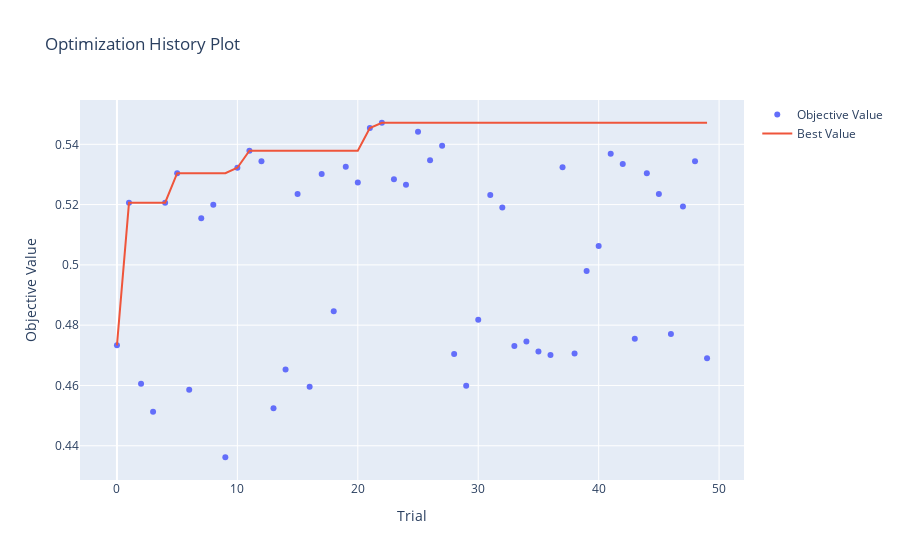
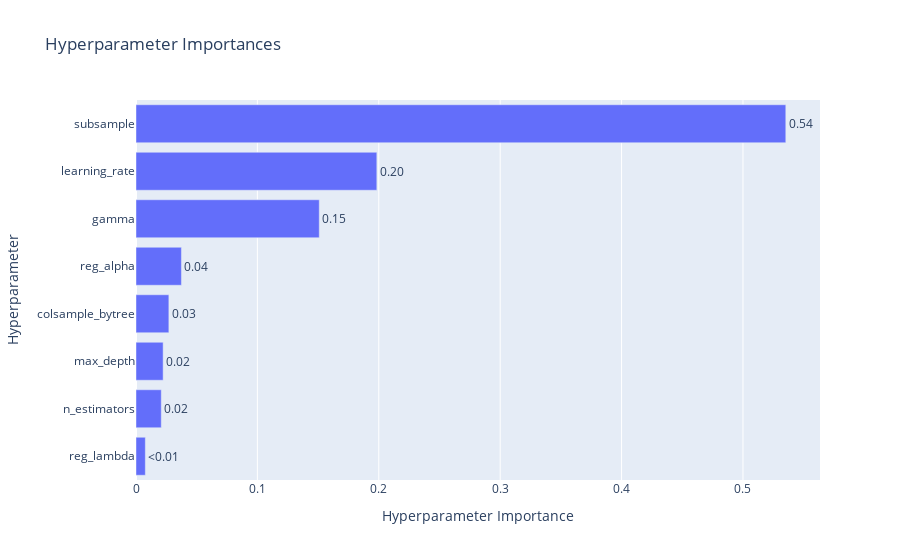

Here is the notebook cell these charts were saved with, in order:
### Code cell
ov.plot_optimization_history(study).show()
ov.plot_param_importances(study).show()

### Figure 1 — Plotly figure (JSON) as saved in the notebook; plotly's stock layout.template omitted (floating-point values rounded to 4 significant figures)
{"data": [{"mode": "markers", "name": "Objective Value", "type": "scatter", "x": [0, 1, 2, 3, 4, 5, 6, 7, 8, 9, 10, 11, 12, 13, 14, 15, 16, 17, 18, 19, 20, 21, 22, 23, 24, 25, 26, 27, 28, 29, 30, 31, 32, 33, 34, 35, 36, 37, 38, 39, 40, 41, 42, 43, 44, 45, 46, 47, 48, 49], "y": [0.4733, 0.5206, 0.4605, 0.4513, 0.5206, 0.5304, 0.4586, 0.5155, 0.5199, 0.4362, 0.5322, 0.5378, 0.5344, 0.4525, 0.4653, 0.5235, 0.4596, 0.5302, 0.4846, 0.5326, 0.5273, 0.5454, 0.5471, 0.5284, 0.5265, 0.5441, 0.5347, 0.5395, 0.4704, 0.4599, 0.4818, 0.5232, 0.519, 0.4731, 0.4746, 0.4712, 0.4701, 0.5324, 0.4706, 0.498, 0.5062, 0.5369, 0.5335, 0.4755, 0.5304, 0.5235, 0.4771, 0.5194, 0.5344, 0.469]}, {"mode": "lines", "name": "Best Value", "type": "scatter", "x": [0, 1, 2, 3, 4, 5, 6, 7, 8, 9, 10, 11, 12, 13, 14, 15, 16, 17, 18, 19, 20, 21, 22, 23, 24, 25, 26, 27, 28, 29, 30, 31, 32, 33, 34, 35, 36, 37, 38, 39, 40, 41, 42, 43, 44, 45, 46, 47, 48, 49], "y": [0.4733, 0.5206, 0.5206, 0.5206, 0.5206, 0.5304, 0.5304, 0.5304, 0.5304, 0.5304, 0.5322, 0.5378, 0.5378, 0.5378, 0.5378, 0.5378, 0.5378, 0.5378, 0.5378, 0.5378, 0.5378, 0.5454, 0.5471, 0.5471, 0.5471, 0.5471, 0.5471, 0.5471, 0.5471, 0.5471, 0.5471, 0.5471, 0.5471, 0.5471, 0.5471, 0.5471, 0.5471, 0.5471, 0.5471, 0.5471, 0.5471, 0.5471, 0.5471, 0.5471, 0.5471, 0.5471, 0.5471, 0.5471, 0.5471, 0.5471]}, {"marker": {"color": "#cccccc"}, "mode": "markers", "name": "Infeasible Trial", "showlegend": false, "type": "scatter", "x": [], "y": []}], "layout": {"title": {"text": "Optimization History Plot"}, "xaxis": {"title": {"text": "Trial"}}, "yaxis": {"title": {"text": "Objective Value"}}}}

### Figure 2 — Plotly figure (JSON) as saved in the notebook; plotly's stock layout.template omitted (floating-point values rounded to 4 significant figures)
{"data": [{"cliponaxis": false, "hovertemplate": ["reg_lambda (FloatDistribution): 0.007689824011109115<extra></extra>", "n_estimators (IntDistribution): 0.020819540124546343<extra></extra>", "max_depth (IntDistribution): 0.022353958443147123<extra></extra>", "colsample_bytree (FloatDistribution): 0.027078443331115944<extra></extra>", "reg_alpha (FloatDistribution): 0.0374184191388407<extra></extra>", "gamma (FloatDistribution): 0.15096350089165325<extra></extra>", "learning_rate (FloatDistribution): 0.19838687404528452<extra></extra>", "subsample (FloatDistribution): 0.535289440014303<extra></extra>"], "name": "Objective Value", "orientation": "h", "text": ["<0.01", "0.02", "0.02", "0.03", "0.04", "0.15", "0.20", "0.54"], "textposition": "outside", "type": "bar", "x": [0.00769, 0.02082, 0.02235, 0.02708, 0.03742, 0.151, 0.1984, 0.5353], "y": ["reg_lambda", "n_estimators", "max_depth", "colsample_bytree", "reg_alpha", "gamma", "learning_rate", "subsample"]}], "layout": {"title": {"text": "Hyperparameter Importances"}, "xaxis": {"title": {"text": "Hyperparameter Importance"}}, "yaxis": {"title": {"text": "Hyperparameter"}}}}
